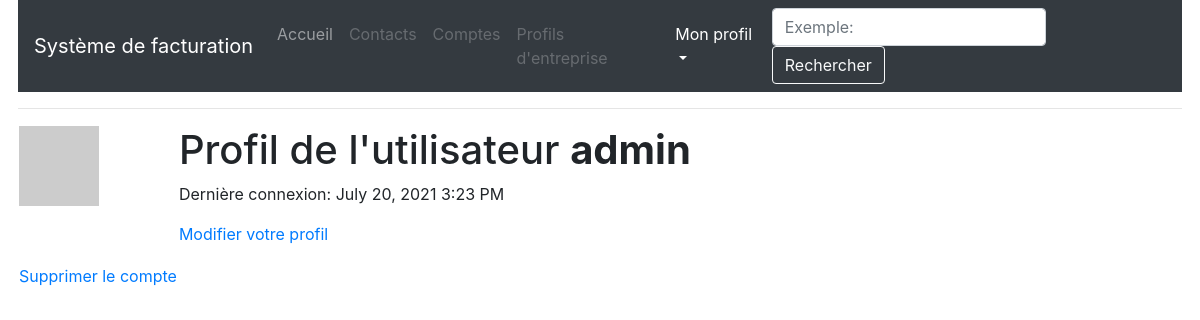
Page /user/admin (signed in) on the earlier database version.
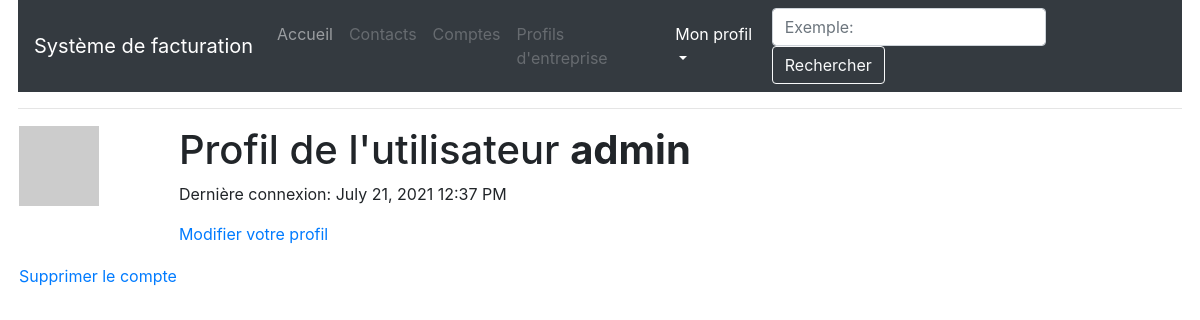
Same page on the later database version.
### app/models.py (models this page shows, shortened)
class User(UserMixin, db.Model):
    id = db.Column(db.Integer, primary_key=True)
    username = db.Column(db.String(64), index=True, unique=True)
    email = db.Column(db.String(120), index=True, unique=True)
    password_hash = db.Column(db.String(128))
    factures = db.relationship('Facture', backref='author', lazy='dynamic')
    about_me = db.Column(db.String(140))
    last_seen = db.Column(db.DateTime, default=datetime.utcnow)
    def avatar(self, size):
        digest = md5(self.email.lower().encode('utf-8')).hexdigest()
        return 'https://www.gravatar.com/avatar/{}?d=identicon&s={}'.format(digest, size)

### app/routes.py (the view)
@app.route('/user/<username>')
@login_required
def user(username):
    user = User.query.filter_by(username=username).first_or_404()
    return render_template('user.html', title=_('Mon profil'), user=user)

### app/models.py (called while the page is built)
@login.user_loader
def load_user(id):
    return User.query.get(int(id))

### app/routes.py (called while the page is built)
@app.before_request
def before_request():
    if current_user.is_authenticated:
        current_user.last_seen = datetime.utcnow()
        db.session.commit()

### app/templates/user.html (shortened to what this page needs)
{% extends "base.html" %}
{% block app_content %}
    <table>
        <tr valign="top">
            <td><img src="{{ user.avatar(128) }}"></td>
            <td>
                <h1>{{ _("Profil de l'utilisateur") }} <strong>{{ user.username }}</strong></h1>
                {% if user.last_seen %}<p>{{ _('Dernière connexion') }}: {{ moment(user.last_seen).format('LLL') }}</p>{% endif %}
                {% if user == current_user %}
                <p><a href="{{ url_for('edit_profile') }}">{{ _('Modifier votre profil') }}</a></p>
                {% endif %}
            </td>
        </tr>
        <tr>
            <td>
                <a href="{{ url_for('delete_user', username=current_user.username) }}">{{ _('Supprimer le compte') }}</a>
            </td>
        </tr>
    </table>
{% endblock %}

### app/templates/base.html (shortened to what this page needs)
{% extends 'bootstrap/base.html' %}
{% block html %}
  {% block head %}
    {% block styles %}
      <link rel="stylesheet" href="https://maxcdn.bootstrapcdn.com/bootstrap/4.0.0/css/bootstrap.min.css">
      <link rel="stylesheet" href="{{ url_for('static', filename='css/style.css') }}">
    {% endblock %}
  {% endblock %}
  {% block body %}
    {% block navbar %}
    <nav class="navbar navbar-expand-lg navbar-dark bg-dark">
      <a class="navbar-brand" href="{{ url_for('index') }}">{{ _('Système de facturation') }}</a>
      <div class="collapse navbar-collapse">
        <ul class="navbar-nav mr-auto">
            <li class="nav-item {% if request.url_rule.endpoint == 'welcome' %}active {% elif request.url_rule.endpoint == 'index'%}active{% endif %}">
              <a class="nav-link" href="{{ url_for('index') }}">{{ _('Accueil') }}</a>
            </li>
            {% if current_user.is_anonymous %}
            <li class="nav-item {% if request.url_rule.endpoint == 'register' %}active{% endif %}">
              <a class="nav-link" href="{{ url_for('register') }}">{{ _("S'inscrire") }}</a>
            </li>
            <li class="nav-item {% if request.url_rule.endpoint == 'login' %}active{% endif %}">
              <a class="nav-link" href="{{ url_for('login') }}">{{ _('Se connecter') }}</a>
            </li>
            {% else %}
            <li class="nav-item">
              <a class="nav-link disabled" href="#">{{ _('Contacts') }}</a>
            </li>
            <li class="nav-item">
              <a class="nav-link disabled" href="#">{{ _('Comptes') }}</a>
            </li>
            <li class="nav-item">
              <a class="nav-link disabled" href="#">{{ _("Profils d'entreprise") }}</a>
            </li>
            <li class="nav-item dropdown {% if request.url_rule.endpoint == 'user' %}active{% endif %}">
              <a class="nav-link dropdown-toggle" href="#" id="navbarDropdown" role="button" data-toggle="dropdown" aria-haspopup="true" aria-expanded="false">{{ _('Mon profil') }}</a>
            </li>
            {% endif %}
        </ul>
        <form class="form-inline">
          <input class="form-control mr-sm-2" type="search" placeholder={{ _("Exemple: loyer") }} aria-label="Search" />
          <button class="btn btn-outline-light my-2 my-sm-0" type="submit">{{ _('Rechercher') }}</button>
        </form>
      </div>
    </nav>
    <hr>
    {% endblock %}
    {% block app_content %}{% endblock %}
  {% endblock %}
{% endblock %}

Differences in the rows shown:
changed User "admin": last_seen "July 20, 2021 3:23 PM" → "July 21, 2021 12:37 PM"
